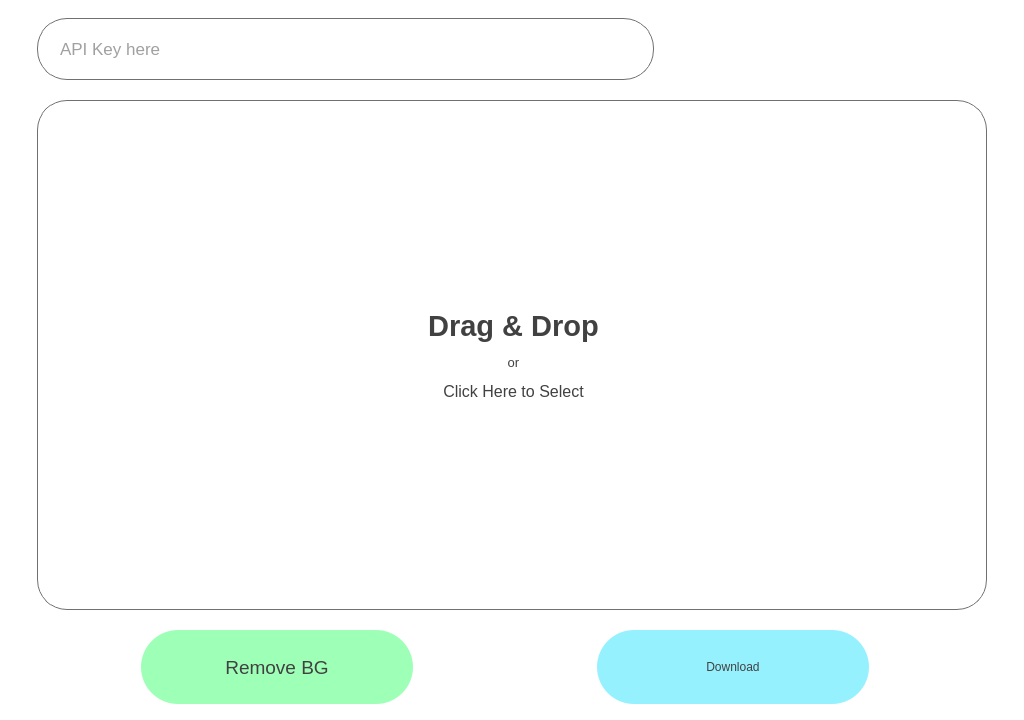
<?xml version="1.0" encoding="UTF-8"?>
<ui version="4.0">
 <class>MainWindow</class>
 <widget class="QMainWindow" name="MainWindow">
  <property name="geometry">
   <rect>
    <x>0</x>
    <y>0</y>
    <width>1024</width>
    <height>720</height>
   </rect>
  </property>
  <property name="minimumSize">
   <size>
    <width>1024</width>
    <height>720</height>
   </size>
  </property>
  <property name="maximumSize">
   <size>
    <width>1024</width>
    <height>720</height>
   </size>
  </property>
  <property name="windowTitle">
   <string>MainWindow</string>
  </property>
  <widget class="QWidget" name="centralwidget">
   <property name="styleSheet">
    <string notr="true">bacground-color:#ffffff;</string>
   </property>
   <widget class="QLineEdit" name="api_key_line_edit">
    <property name="geometry">
     <rect>
      <x>37</x>
      <y>18</y>
      <width>617</width>
      <height>62</height>
     </rect>
    </property>
    <property name="minimumSize">
     <size>
      <width>617</width>
      <height>62</height>
     </size>
    </property>
    <property name="font">
     <font>
      <family>Segoe UI</family>
      <pointsize>13</pointsize>
     </font>
    </property>
    <property name="styleSheet">
     <string notr="true">background-color:#FFFFFF;
padding-left:20px;
border-radius:30px;
border: 1px solid;
color:#424242;
border-color: rgb(112, 112, 112);</string>
    </property>
    <property name="text">
     <string/>
    </property>
    <property name="maxLength">
     <number>24</number>
    </property>
    <property name="cursorPosition">
     <number>0</number>
    </property>
    <property name="placeholderText">
     <string>API Key here</string>
    </property>
   </widget>
   <widget class="QGraphicsView" name="image_holder">
    <property name="geometry">
     <rect>
      <x>37</x>
      <y>100</y>
      <width>950</width>
      <height>510</height>
     </rect>
    </property>
    <property name="cursor" stdset="0">
     <cursorShape>ArrowCursor</cursorShape>
    </property>
    <property name="styleSheet">
     <string notr="true">border-radius:1px;</string>
    </property>
   </widget>
   <widget class="QPushButton" name="remove_bg_btn">
    <property name="geometry">
     <rect>
      <x>141</x>
      <y>630</y>
      <width>272</width>
      <height>74</height>
     </rect>
    </property>
    <property name="font">
     <font>
      <family>Segoe UI</family>
      <pointsize>14</pointsize>
      <weight>50</weight>
      <italic>false</italic>
      <bold>false</bold>
     </font>
    </property>
    <property name="cursor">
     <cursorShape>PointingHandCursor</cursorShape>
    </property>
    <property name="styleSheet">
     <string notr="true">background-color:#9EFFB7;
font: 14pt &quot;Segoe UI&quot;;
color:#414141;
border-radius:37px;</string>
    </property>
    <property name="text">
     <string>Remove BG</string>
    </property>
   </widget>
   <widget class="QPushButton" name="dowload_btn">
    <property name="geometry">
     <rect>
      <x>597</x>
      <y>630</y>
      <width>272</width>
      <height>74</height>
     </rect>
    </property>
    <property name="cursor">
     <cursorShape>PointingHandCursor</cursorShape>
    </property>
    <property name="styleSheet">
     <string notr="true">background-color:#96F1FF;
font: 14pt &quot;Segoe UI&quot;;
color:#414141;
border-radius:37px;</string>
    </property>
    <property name="text">
     <string>Download</string>
    </property>
   </widget>
   <widget class="QLabel" name="background">
    <property name="enabled">
     <bool>true</bool>
    </property>
    <property name="geometry">
     <rect>
      <x>0</x>
      <y>0</y>
      <width>1024</width>
      <height>768</height>
     </rect>
    </property>
    <property name="styleSheet">
     <string notr="true">background-color: rgb(255, 255, 255);</string>
    </property>
    <property name="text">
     <string/>
    </property>
   </widget>
   <widget class="QLabel" name="drag_drop_label">
    <property name="geometry">
     <rect>
      <x>37</x>
      <y>100</y>
      <width>950</width>
      <height>510</height>
     </rect>
    </property>
    <property name="cursor">
     <cursorShape>PointingHandCursor</cursorShape>
    </property>
    <property name="styleSheet">
     <string notr="true">border: 1px solid;
font-family: &quot;Segoe UI&quot;;
border-radius: 30px;
border-color:#707070;</string>
    </property>
    <property name="text">
     <string>&lt;html&gt;&lt;head/&gt;&lt;body&gt;&lt;p align=&quot;center&quot;&gt;&lt;span style=&quot; font-size:22pt; font-weight:600; color:#414141;&quot;&gt;Drag &amp;amp; Drop&lt;/span&gt;&lt;/p&gt;&lt;p align=&quot;center&quot;&gt;&lt;span style=&quot; font-size:10pt; color:#414141;&quot;&gt;or&lt;/span&gt;&lt;/p&gt;&lt;p align=&quot;center&quot;&gt;&lt;span style=&quot; font-size:12pt; color:#414141;&quot;&gt;Click Here to Select&lt;/span&gt;&lt;/p&gt;&lt;/body&gt;&lt;/html&gt;</string>
    </property>
   </widget>
   <zorder>background</zorder>
   <zorder>api_key_line_edit</zorder>
   <zorder>image_holder</zorder>
   <zorder>remove_bg_btn</zorder>
   <zorder>dowload_btn</zorder>
   <zorder>drag_drop_label</zorder>
  </widget>
 </widget>
 <resources/>
 <connections/>
</ui>
